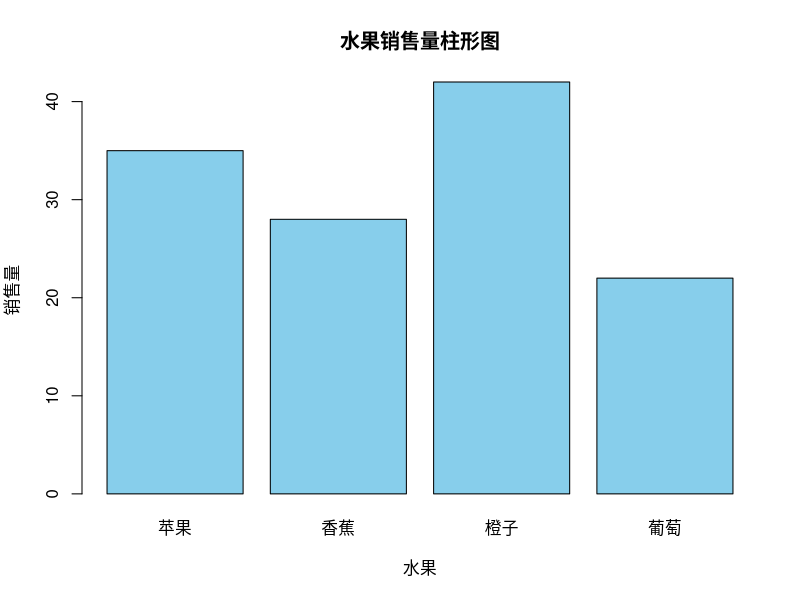
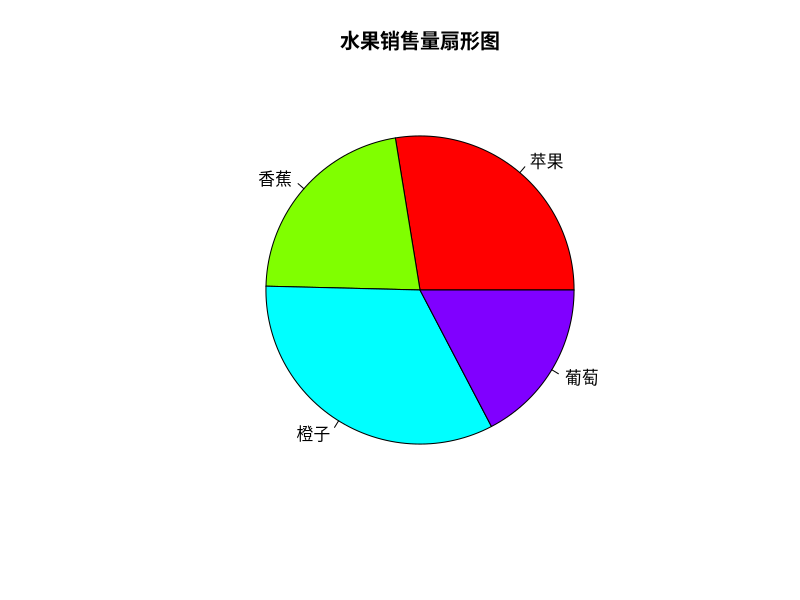
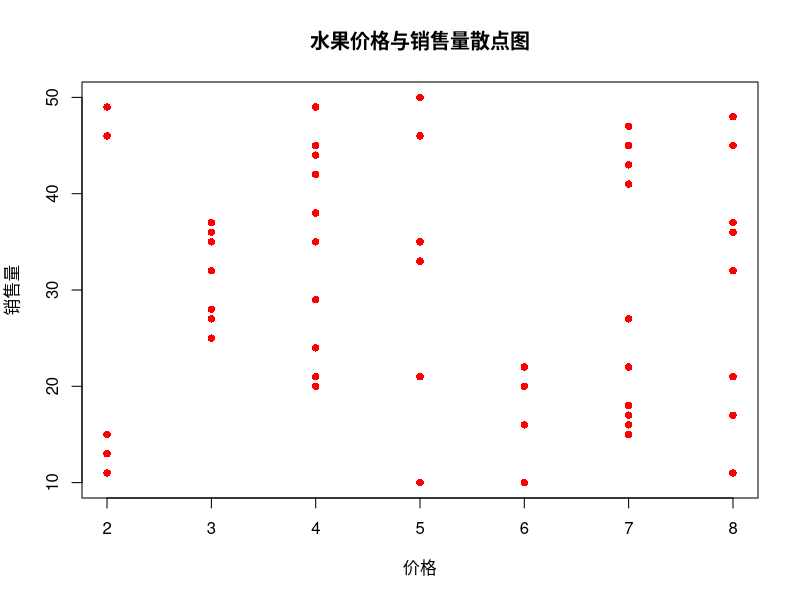

Write the R code that produced these figures, in order.
# ... existing code ...
# 创建一个包含不同水果销售量的数据向量
fruits <- c("苹果", "香蕉", "橙子", "葡萄")
sales <- c(35, 28, 42, 22)

# 虚构水果价格数据
prices <- c(5, 3, 4, 6)

# 生成更多随机数据
num_extra_points <- 50  # 额外生成 50 个数据点
extra_sales <- sample(10:50, num_extra_points, replace = TRUE)
extra_prices <- sample(2:8, num_extra_points, replace = TRUE)

# 合并原始数据和额外生成的数据
all_sales <- c(sales, extra_sales)
all_prices <- c(prices, extra_prices)

# 创建数据框
fruit_sales <- data.frame(Fruit = rep(fruits, length.out = length(all_sales)), Sales = all_sales, Price = all_prices)

# 绘制柱形图
barplot(fruit_sales$Sales[1:length(fruits)], names.arg = fruit_sales$Fruit[1:length(fruits)], 
        main = "水果销售量柱形图",
        xlab = "水果", ylab = "销售量",
        col = "skyblue")

# 绘制扇形图
pie(fruit_sales$Sales[1:length(fruits)], labels = fruit_sales$Fruit[1:length(fruits)], main = "水果销售量扇形图", col = rainbow(length(fruits)))

# 绘制散点图
plot(fruit_sales$Price, fruit_sales$Sales, 
     main = "水果价格与销售量散点图",
     xlab = "价格", ylab = "销售量",
     pch = 16, col = "red")
# ... existing code ...